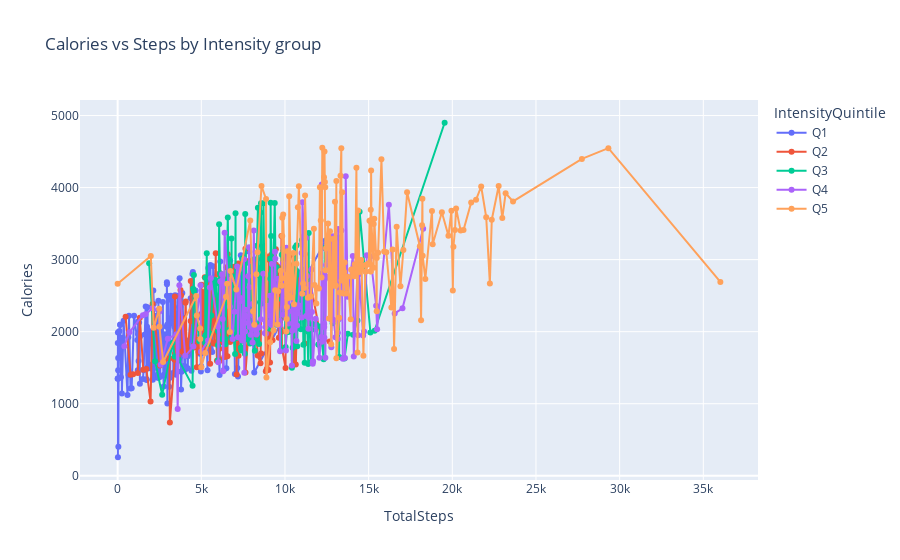

Notebook code for this chart:
### Markdown cell above
10k steps low vs high intensity

### Code cell
#aggregating to mean calories at each step count per intensity group
df_agg = (r2.groupby(['IntensityQuintile','TotalSteps'], observed=True)['Calories']
            .mean().reset_index()
            .sort_values(['IntensityQuintile','TotalSteps'])
)
fig = px.line(
        df_agg, x='TotalSteps', y='Calories',
        color='IntensityQuintile', markers=True,
        title='Calories vs Steps by Intensity group'
    )
fig.show()

### Figure 1 — Plotly figure (JSON) as saved in the notebook; plotly's stock layout.template omitted (floating-point values rounded to 4 significant figures; data arrays with more than 128 entries replaced by an {"elided": "..."} marker saying what was removed)
{"data": [{"hovertemplate": "IntensityQuintile=Q1<br>TotalSteps=%{x}<br>Calories=%{y}<extra></extra>", "legendgroup": "Q1", "line": {"color": "#636efa", "dash": "solid"}, "marker": {"symbol": "circle"}, "mode": "lines+markers", "name": "Q1", "orientation": "v", "showlegend": true, "type": "scatter", "x": {"elided": "169 int values"}, "xaxis": "x", "y": {"elided": "169 float values"}, "yaxis": "y"}, {"hovertemplate": "IntensityQuintile=Q2<br>TotalSteps=%{x}<br>Calories=%{y}<extra></extra>", "legendgroup": "Q2", "line": {"color": "#EF553B", "dash": "solid"}, "marker": {"symbol": "circle"}, "mode": "lines+markers", "name": "Q2", "orientation": "v", "showlegend": true, "type": "scatter", "x": {"elided": "170 int values"}, "xaxis": "x", "y": {"elided": "170 float values"}, "yaxis": "y"}, {"hovertemplate": "IntensityQuintile=Q3<br>TotalSteps=%{x}<br>Calories=%{y}<extra></extra>", "legendgroup": "Q3", "line": {"color": "#00cc96", "dash": "solid"}, "marker": {"symbol": "circle"}, "mode": "lines+markers", "name": "Q3", "orientation": "v", "showlegend": true, "type": "scatter", "x": {"elided": "172 int values"}, "xaxis": "x", "y": {"elided": "172 float values"}, "yaxis": "y"}, {"hovertemplate": "IntensityQuintile=Q4<br>TotalSteps=%{x}<br>Calories=%{y}<extra></extra>", "legendgroup": "Q4", "line": {"color": "#ab63fa", "dash": "solid"}, "marker": {"symbol": "circle"}, "mode": "lines+markers", "name": "Q4", "orientation": "v", "showlegend": true, "type": "scatter", "x": {"elided": "170 int values"}, "xaxis": "x", "y": {"elided": "170 float values"}, "yaxis": "y"}, {"hovertemplate": "IntensityQuintile=Q5<br>TotalSteps=%{x}<br>Calories=%{y}<extra></extra>", "legendgroup": "Q5", "line": {"color": "#FFA15A", "dash": "solid"}, "marker": {"symbol": "circle"}, "mode": "lines+markers", "name": "Q5", "orientation": "v", "showlegend": true, "type": "scatter", "x": {"elided": "170 int values"}, "xaxis": "x", "y": {"elided": "170 float values"}, "yaxis": "y"}], "layout": {"legend": {"title": {"text": "IntensityQuintile"}, "tracegroupgap": 0}, "title": {"text": "Calories vs Steps by Intensity group"}, "xaxis": {"anchor": "y", "domain": [0, 1], "title": {"text": "TotalSteps"}}, "yaxis": {"anchor": "x", "domain": [0, 1], "title": {"text": "Calories"}}}}
